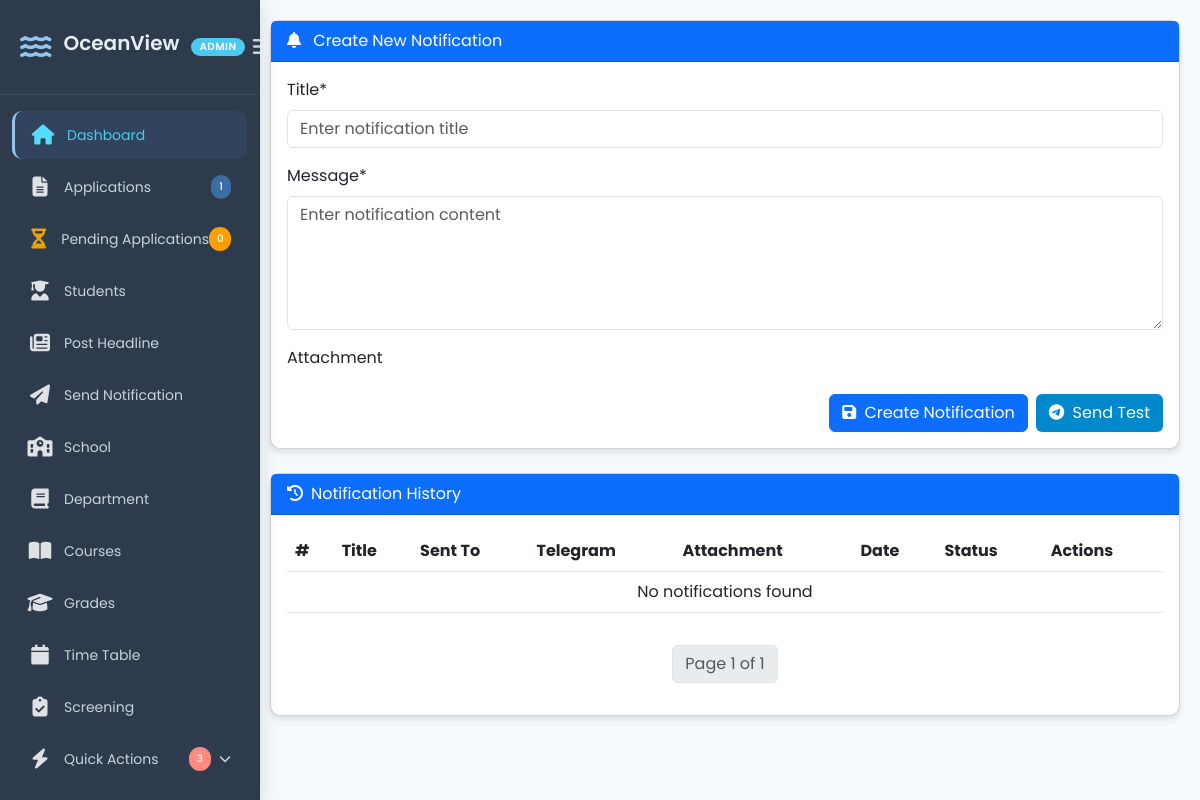
Before: /notification/ with the older database file.
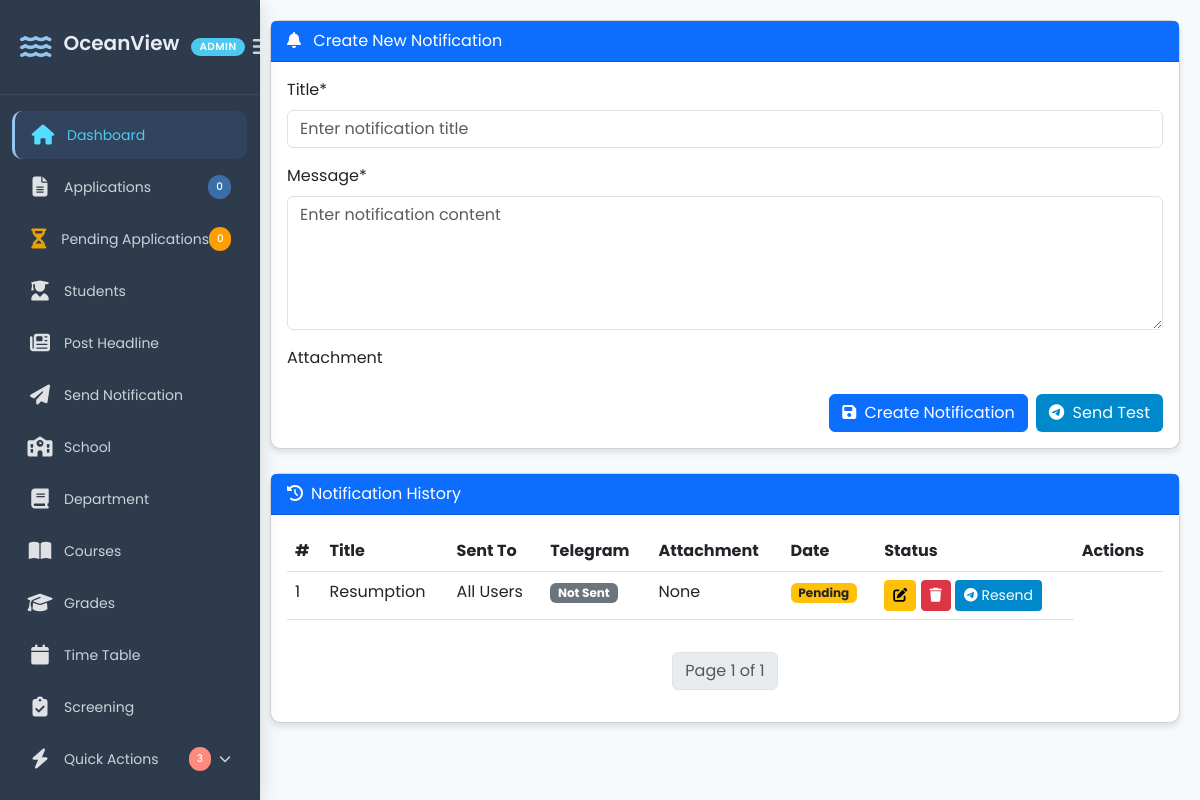
After: the same page with the newer database file.
### portal/models.py (models this page shows, shortened)
class Notification(models.Model):
    title = models.CharField(max_length=100)
    message = models.CharField(max_length=10000)
    created_at = models.DateTimeField(default=now, editable=True)

### crm/views.py (the view)
# urls.py: path("notification/", Notify_student, name = "Notify_student" ),
def Notify_student(request):
    total_applications = Application.objects.count()
    total_pending_application = Application.objects.filter(is_approved=False).count()
    if request.method == "POST":
        form = NotificationForm(request.POST, request.FILES)
        if form.is_valid():
            form.save()
            messages.success(request, "Notification Sent successfully!")
            return redirect("Notify_student")
    else:
        form = NotificationForm()
    notifications = paginate_notifications(request)
    return render(request, "crm/post_notification.html", {"form":form, "notifications":notifications, 'total_pending_application': total_pending_application, 'total_applications': total_applications})

### crm/forms.py
class NotificationForm(forms.ModelForm):
    class Meta:
        model = Notification
        fields = ["title", "message"]
        widgets = {
            "title": forms.TextInput(attrs={"class": "form-control", "placeholder": "Enter notification title"}),
            "message": forms.Textarea(attrs={"class": "form-control", "rows": 5, "placeholder": "Enter notification content"}),
        }

### crm/views.py (called while the page is built)
def paginate_notifications(request):
    notification_list = Notification.objects.all()
    paginator = Paginator(notification_list, 3)  # 3 headlines per page
    page_number = request.GET.get("page")
    return paginator.get_page(page_number)

### crm/templates/crm/post_notification.html (shortened to what the changed rows need)
{% load static %}
<!DOCTYPE html>
<html lang="en">
<head>
    <link href="https://cdn.jsdelivr.net/npm/bootstrap@5.3.0/dist/css/bootstrap.min.css" rel="stylesheet">
    <link rel="stylesheet" href="https://cdnjs.cloudflare.com/ajax/libs/font-awesome/6.0.0/css/all.min.css">
    <link rel="stylesheet" href="{% static 'crm/css/post_notification.css' %}">
</head>
<body>
    {% include 'crm/sidebar.html' %}
    <div class="main-content" style="margin-left: 250px; padding: 20px;">
        <div class="card">
            <div class="card-body">
                <div class="table-responsive">
                    <table class="table table-hover">
                        <thead>
                            <tr>
                                <th>#</th>
                                <th>Title</th>
                                <th>Sent To</th>
                                <th>Telegram</th>
                                <th>Attachment</th>
                                <th>Date</th>
                                <th>Status</th>
                                <th>Actions</th>
                            </tr>
                        </thead>
                        <tbody>
                            {% for notification in notifications %}
                            <tr>
                                <td>{{ forloop.counter }}</td>
                                <td>{{ notification.title }}</td>
                                <td>{{ notification.recipients|default:"All Users" }}</td>
                                <td>
                                    {% if notification.send_telegram %}
                                        <span class="badge bg-success"><i class="fab fa-telegram"></i> Sent</span>
                                    {% else %}
                                        <span class="badge bg-secondary">Not Sent</span>
                                    {% endif %}
                                </td>
                                <td>
                                    {% if notification.image %}
                                        <img src="{{ notification.image.url }}" class="img-thumbnail">
                                    {% else %}
                                        None
                                    {% endif %}
                                </td>
                                <td>
                                    {% if notification.status == 'sent' %}
                                        <span class="badge bg-success">Delivered</span>
                                    {% else %}
                                        <span class="badge bg-warning text-dark">Pending</span>
                                    {% endif %}
                                </td>
                                <td>
                                    <a href="#" class="btn btn-sm btn-warning">
                                        <i class="fas fa-edit"></i>
                                    </a>
                                    <form action="#" method="POST" class="d-inline">
                                        <button type="submit" class="btn btn-sm btn-danger" onclick="return confirm('Delete this notification?')">
                                            <i class="fas fa-trash"></i>
                                        </button>
                                    </form>
                                    <button class="btn btn-sm btn-telegram" onclick="resendNotification({{ notification.id }})">
                                        <i class="fab fa-telegram"></i> Resend
                                    </button>
                                </td>
                            </tr>
                            {% empty %}
                            <tr>
                                <td colspan="8" class="text-center">No notifications found</td>
                            </tr>
                            {% endfor %}
                        </tbody>
                    </table>
                </div>
            </div>
        </div>
    </div>
</body>
</html>

Changed rows visible on the page:
added Notification: title "Resumption", recipients "All Users"
Other visible differences:
{{ total_applications }}: "1" → "0"
text no longer shown: "No notifications found"
